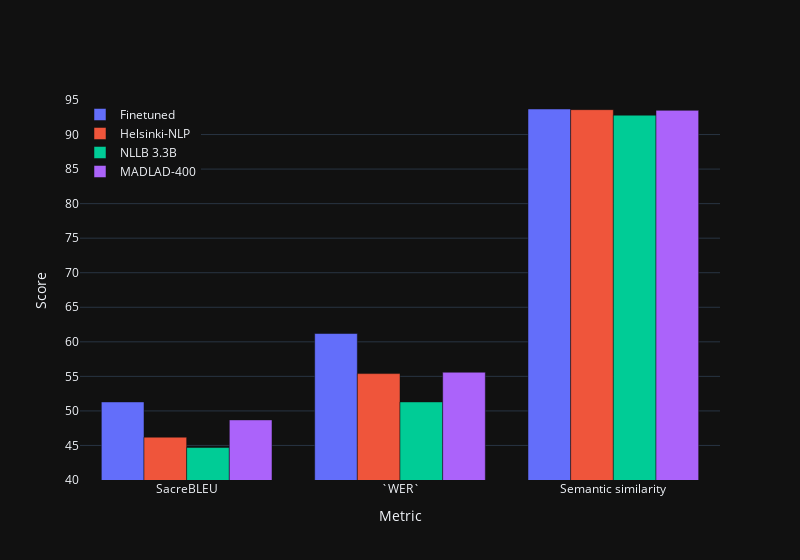

Notebook code cell kept with this figure:
### Code cell
mean_results = pd.DataFrame([['Finetuned', 51.3, 61.2, 93.7],
                             ['Helsinki-NLP', 46.2, 55.4, 93.6],
                             ['NLLB 3.3B', 44.7, 51.3, 92.8],
                             ['MADLAD-400', 48.7, 55.6, 93.5]],
                            columns=['Model', 'SacreBLEU', '`TER`', 'Semantic similarity'])
mean_results = mean_results.set_index('Model').T

plot_mean_bar_chart(mean_results, 40, 95)

### Figure 1 — Plotly figure (JSON) as saved in the notebook; plotly's stock layout.template omitted (floating-point values rounded to 4 significant figures)
{"data": [{"name": "Finetuned", "x": ["SacreBLEU", "`WER`", "Semantic similarity"], "y": [51.3, 61.2, 93.7], "type": "bar"}, {"name": "Helsinki-NLP", "x": ["SacreBLEU", "`WER`", "Semantic similarity"], "y": [46.2, 55.4, 93.6], "type": "bar"}, {"name": "NLLB 3.3B", "x": ["SacreBLEU", "`WER`", "Semantic similarity"], "y": [44.7, 51.3, 92.8], "type": "bar"}, {"name": "MADLAD-400", "x": ["SacreBLEU", "`WER`", "Semantic similarity"], "y": [48.7, 55.6, 93.5], "type": "bar"}], "layout": {"yaxis": {"title": {"text": "Score"}, "range": [40, 95], "tickvals": [40, 45, 50, 55, 60, 65, 70, 75, 80, 85, 90, 95]}, "legend": {"x": 0, "y": 1}, "barmode": "group", "xaxis": {"title": {"text": "Metric"}}, "width": 800}}
